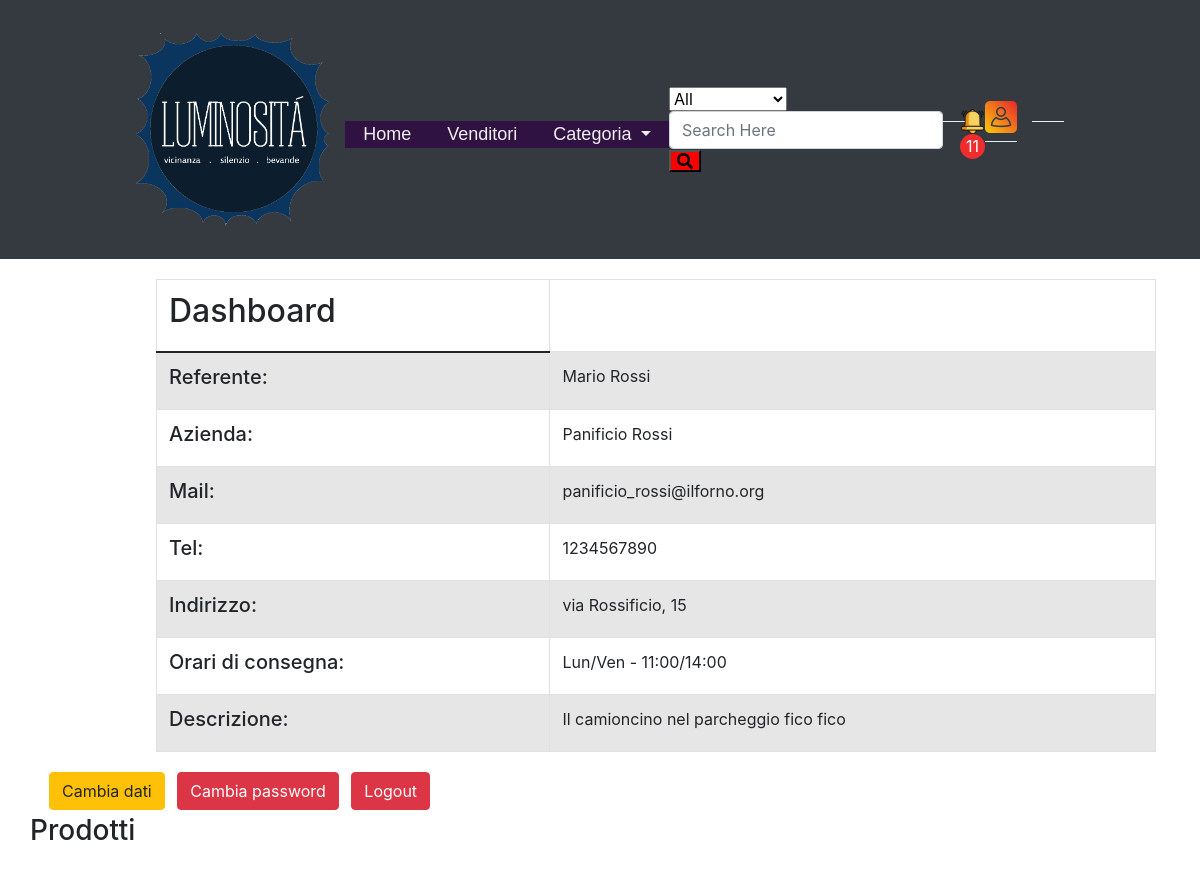
Page /login.php (signed in, upper part) on the earlier database version.
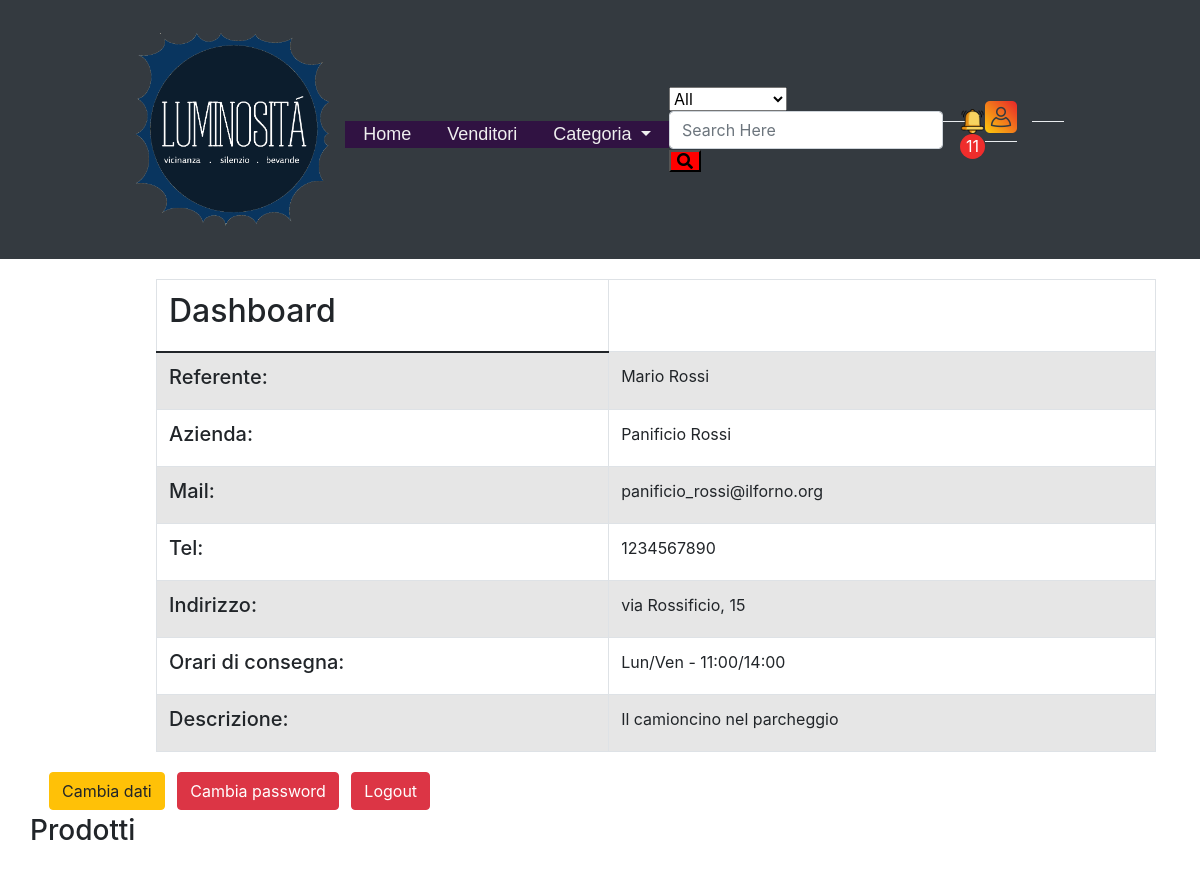
Same page on the later database version.
### tables this page shows
CREATE TABLE `venditore` (
  `vendorID` int(11) NOT NULL,
  `nomeAzienda` text NOT NULL,
  `indirizzo` text NOT NULL,
  `orariConsegna` text NOT NULL,
  `contatto` text NOT NULL,
  `descrizione` text NOT NULL,
  `userID` int(11) NOT NULL
);

CREATE TABLE `utente` (
  `UserID` int(11) NOT NULL,
  `Nome` text NOT NULL,
  `Cognome` text NOT NULL,
  `Email` text NOT NULL,
  `password` char(128) NOT NULL,
  `salt` char(128) NOT NULL,
  `vendors` tinyint(4) NOT NULL DEFAULT 0
);

### login.php (called while the page is built, shortened)
<?php
require_once 'bootstrap.php';
if(isset($_POST["username"]) && isset($_POST["password"])){
    $login_result = $dbh->logUser($_POST["mail"], $_POST["pass"]);
    if(count($login_result)==0){
        $templateParams["errorelogin"] = "Errore! Controllare username o password!";
        $templateParams["nome"] = "register.php";
    }
    else{
        registerLoggedUser($login_result[0]);
    }
}
else if(isset($_COOKIE["logged"])){
    if($_COOKIE["logged"]){
        $templateParams["titolo"] = "Dashboard";
        if($_COOKIE["vendors"]==0){
            $templateParams["nome"] = "user_details.php";
            $templateParams["user"] = $dbh->getAllUserLoggedInfo($_COOKIE["mail"], $_COOKIE["id"]);
            $templateParams["randomFoods"] = $dbh->getRandomFoods(10);
        } else {
            $templateParams["nome"] = "vendor_login.php";
            $templateParams["user"] = $dbh->getAllUserLoggedInfo($_COOKIE["mail"], $_COOKIE["id"]);
            $templateParams["foods"] = $dbh->getVendorFoods($_COOKIE["id"]);
        }
    } else if(isset($_POST["mail"]) && !isset($_POST["password"])){
        $templateParams["nome"] = "loggin_in.php";
        $templateParams["mail_created"] = $_POST["mail"];
    }
}
else{
    $templateParams["nome"] = "loggin_in.php";
    $templateParams["titolo"] = "Login";
}
require 'template/base.php';
?>

### db/database.php (called while the page is built, shortened)
<?php
class DatabaseHelper{
    private $db;
    public function __construct($servername, $username, $password, $dbname, $port){
        $this->db = new mysqli($servername, $username, $password, $dbname, $port);
    }
    public function getFoodTypes(){
        $stmt = $this->db->prepare("SELECT CategoryID, CategoryName, CategoryDescr FROM foodcategory");
        $stmt->execute();
        $result = $stmt->get_result();
        return $result->fetch_all(MYSQLI_ASSOC);
    }
    public function getAllUserLoggedInfo($mail, $id){
        if($_COOKIE["vendors"]==0){
            $query = "SELECT Nome, Cognome, Email, codUnibo, sesso, zoneConsegna, info_pagamento FROM utente INNER JOIN compratore ON utente.UserID = compratore.userID WHERE Email = ? AND utente.UserID = ?";
            $stmt = $this->db->prepare($query);
            $stmt->bind_param('ss', $mail, $id);
        } else {
            $query = "SELECT Nome, Cognome, Email, nomeAzienda, indirizzo, orariConsegna, contatto, descrizione FROM utente INNER JOIN venditore ON utente.UserID = venditore.userID WHERE Email = ? AND utente.UserID = ?";
            $stmt = $this->db->prepare($query);
            $stmt->bind_param('ss', $mail, $id);
        }
        $stmt->execute();
        $result = $stmt->get_result();
        $user = $result->fetch_all(MYSQLI_ASSOC);
        return $user[0];
    }
    public function getVendorFoods($id){
        $sql = "SELECT vendorID FROM venditore WHERE userID = ?";
        $stmt = $this->db->prepare($sql);
        $stmt->bind_param('s', $id);
        $stmt->execute();
        $result = $stmt->get_result();
        $ven = $result->fetch_all(MYSQLI_ASSOC);
        $sql = "SELECT `prodottoID`, `nomeProd`, `descrProd`, `prezzo`, `glutenFree`, `quantity`, `CategoryName`, c2.CategoryID, c1.vendorID, `venduto`
        FROM `prodotto` AS p LEFT JOIN `venditore` AS c1
        ON p.vendorID = c1.vendorID
        LEFT JOIN foodcategory AS c2
        ON p.foodType = c2.CategoryID
        WHERE c1.vendorID = ?;";
        $stmt = $this->db->prepare($sql);
        $stmt->bind_param('s', $ven[0]["vendorID"]);
        $stmt->execute();
        $result = $stmt->get_result();
        $ven = $result->fetch_all(MYSQLI_ASSOC);
        return $ven;
    }
    public function getNotificationToRead($id)
    {
        $sql = "SELECT COUNT(`isRead`) AS 'da_leggere' FROM `notifiche` WHERE `customerID`=? AND `isRead`=0";
        $stmt = $this->db->prepare($sql);
        $stmt->bind_param('i', $id);
        $stmt->execute();
        $result = $stmt->get_result();
        return $result->fetch_all(MYSQLI_ASSOC)[0]['da_leggere'];
    }
}

### bootstrap.php (called while the page is built, shortened)
<?php
require_once("db/database.php");
$dbh = new DatabaseHelper("localhost", "root", "", "luminosita_db", 3306);
?>

### template/vendor_login.php (the view, shortened to what the changed rows need)
<?php
$user = $templateParams["user"];
?>
<div class="container" id="art">
        <table class="table table-striped table-bordered" style="width: 1000px">
        <thead>
            <tr>
                <th scope="col"><h2>Dashboard</h2></th>
            </tr>
        </thead>
        <tbody>
            <tr>
                <td><h5>Referente:</h5></td>
                <td><?php echo $user["Nome"]." ".$user["Cognome"]; ?></td>
            </tr>
            <tr>
                <td><h5>Azienda:</h5></td>
                <td><?php echo $user["nomeAzienda"]; ?></td>
            </tr>
            <tr>
                <td><h5>Mail:</h5></td>
                <td><?php echo $user["Email"]; ?></td>
            </tr>
            <tr>
                <td><h5>Tel:</h5></td>
                <td><?php echo $user["contatto"]; ?></td>
            </tr>
            <tr>
                <td><h5>Indirizzo:</h5></td>
                <td><?php echo $user["indirizzo"]; ?></td>
            </tr>
            <tr>
                <td><h5>Orari di consegna:</h5></td>
                <td><?php echo $user["orariConsegna"]; ?></td>
            </tr>
            <tr>
                <td><h5>Descrizione:</h5></td>
                <td><?php echo $user["descrizione"]; ?></td>
            </tr>
        </tbody>
        </table>
        <div>
            <a href="change_data.php?datas" class="btn btn-warning m-1">
                Cambia dati
            </a>
            <a href="change_data.php?passData" class="btn btn-danger m-1">
                Cambia password
            </a>
            <a href="logout.php" onclick="deleteAllCookies()" class="btn btn-danger m-1">
                Logout
            </a>
        </div>
</div>
<div id="change_data_form" class="container justify-content-center col-md-12">
    <h3>Prodotti</h3>
</div>

Differences in the rows shown:
changed venditore "Panificio Rossi": descrizione "Il camioncino nel parcheggio fico fico" → "Il camioncino nel parcheggio"
